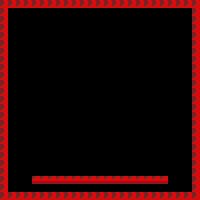

Tiled map render using the project's own tile images. Description and the map definition, with tile-layer contents summarised, below:
An orthogonal 25x25 tile map with 8x8 px tiles, 1 tile layer (Camada de Tiles 1).

<map version="1.0" orientation="orthogonal" renderorder="right-down" width="25" height="25" tilewidth="8" tileheight="8" nextobjectid="1">
 <tileset firstgid="1" name="blocks" tilewidth="8" tileheight="8" tilecount="48">
  <image source="../assets/blocks.png" width="96" height="32" />
 </tileset>
 <layer name="Camada de Tiles 1" width="25" height="25">
  <data>[625 cells, 113 non-empty, 2 distinct tile ids]</data>
 </layer>
</map>
